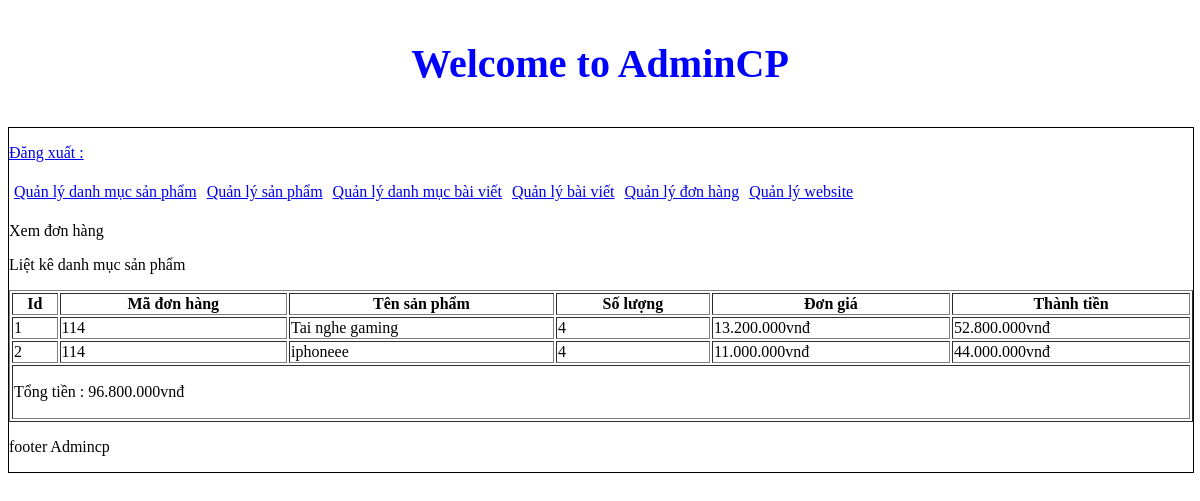
/admincp/index.php?action=donhang&query=xemdonhang&code=114, run on the app's committed database.
### tables this page shows
CREATE TABLE `tbl_cart_details` (
  `id_cart_details` int(11) NOT NULL,
  `code_cart` varchar(10) NOT NULL,
  `id_sanpham` int(11) NOT NULL,
  `soluongmua` int(11) NOT NULL
);

CREATE TABLE `tbl_sanpham` (
  `id_sanpham` int(1) NOT NULL,
  `tensanpham` varchar(250) NOT NULL,
  `masp` varchar(100) NOT NULL,
  `giasp` varchar(50) NOT NULL,
  `soluong` int(11) NOT NULL,
  `hinhanh` varchar(50) NOT NULL,
  `tomtat` tinytext NOT NULL,
  `noidung` text NOT NULL,
  `tinhtrang` int(11) NOT NULL,
  `id_danhmuc` int(11) NOT NULL
);

### admincp/modules/quanlydonhang/xemdonhang.php (the view, shortened to what this page needs)
<p>Xem đơn hàng</p>
<?php
     $sql_lietke_dh = "SELECT * FROM tbl_cart_details, tbl_sanpham WHERE tbl_cart_details.id_sanpham = tbl_sanpham.id_sanpham AND tbl_cart_details.code_cart = '$_GET[code]' ORDER BY tbl_cart_details.id_cart_details DESC";
     $query_lietke_dh = mysqli_query($mysqli,$sql_lietke_dh);
?>
<p>Liệt kê danh mục sản phẩm</p>
<table style=  "width: 100%" border="1" style="border-collapse: collapse;">
  <tr>
    <th>Id</th>
    <th>Mã đơn hàng</th>
    <th>Tên sản phẩm</th>
    <th>Số lượng</th>
    <th>Đơn giá</th>
    <th>Thành tiền</th>
  </tr>
<?php
$i = 0;
$tongtien = 0;
while($row = mysqli_fetch_array($query_lietke_dh)){
    $i++;
    $thanhtien = $row['giasp'] * $row['soluongmua'];
    $tongtien += $thanhtien
?>
  <tr>
    <td><?php echo $i ?></td>
    <td><?php echo $row['code_cart']  ?></td>
    <td><?php echo $row['tensanpham']  ?></td>
    <td><?php echo $row['soluongmua']  ?></td>
    <td><?php echo number_format($row['giasp'],0,',','.').'vnđ';  ?></td>
    <td><?php echo number_format($thanhtien,0,',','.').'vnđ';    ?></td>
  </tr>
  <?php
}
  ?>
  <tr>
   <td colspan="6">
        <p>Tổng tiền : <?php echo number_format($tongtien,0,',','.').'vnđ';    ?></p>
    </td>
  </tr>
</table>

### data on the page
tbl_cart_details: code_cart "114", id_sanpham.tensanpham "Tai nghe gaming", soluongmua "4", id_sanpham.giasp "13.200.000", thanhtien "52.800.000"
tbl_cart_details: code_cart "114", id_sanpham.tensanpham "iphoneee", soluongmua "4", id_sanpham.giasp "11.000.000", thanhtien "44.000.000"

### other printed values
$tongtien "96.800.000"
